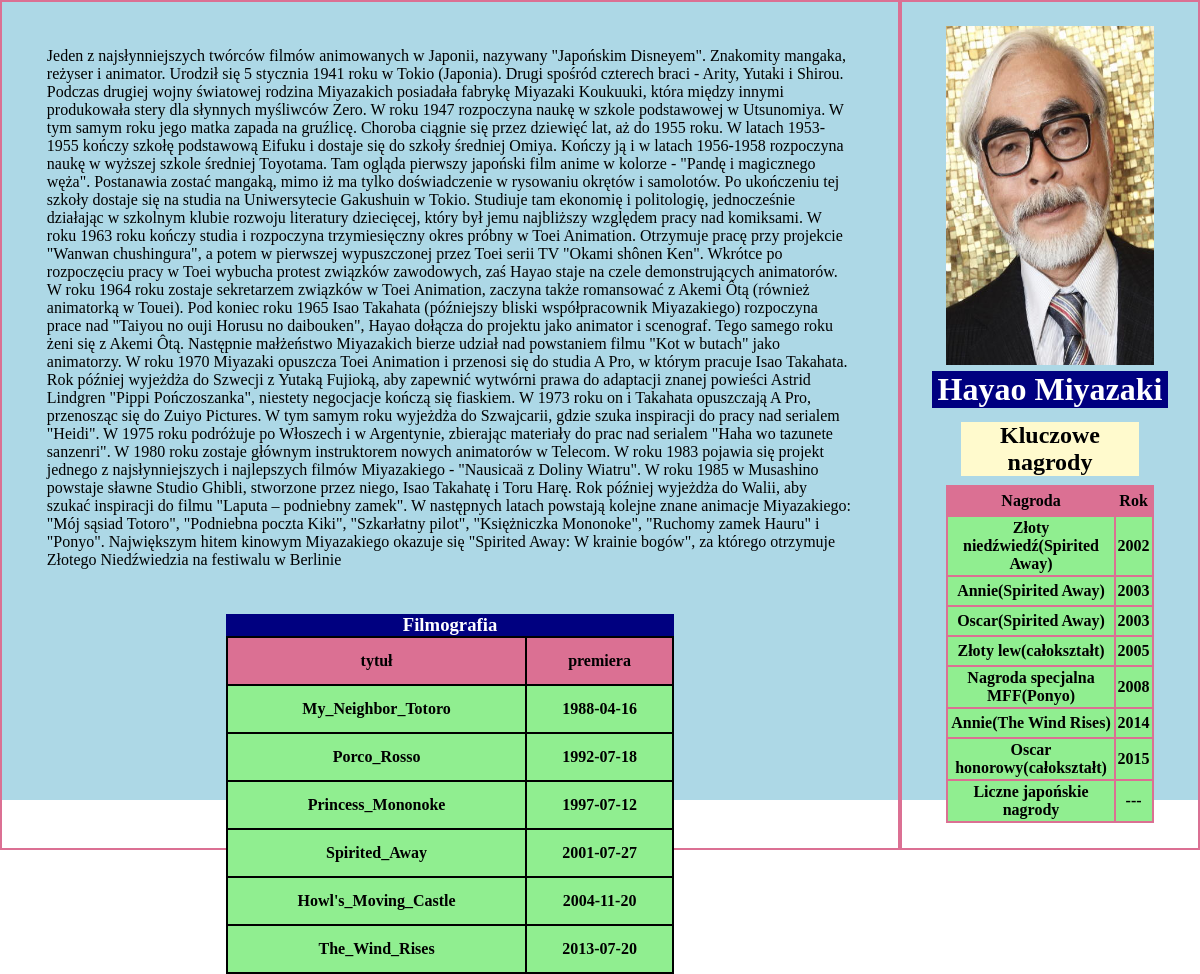
The app's page /miyazaki.php, older data.
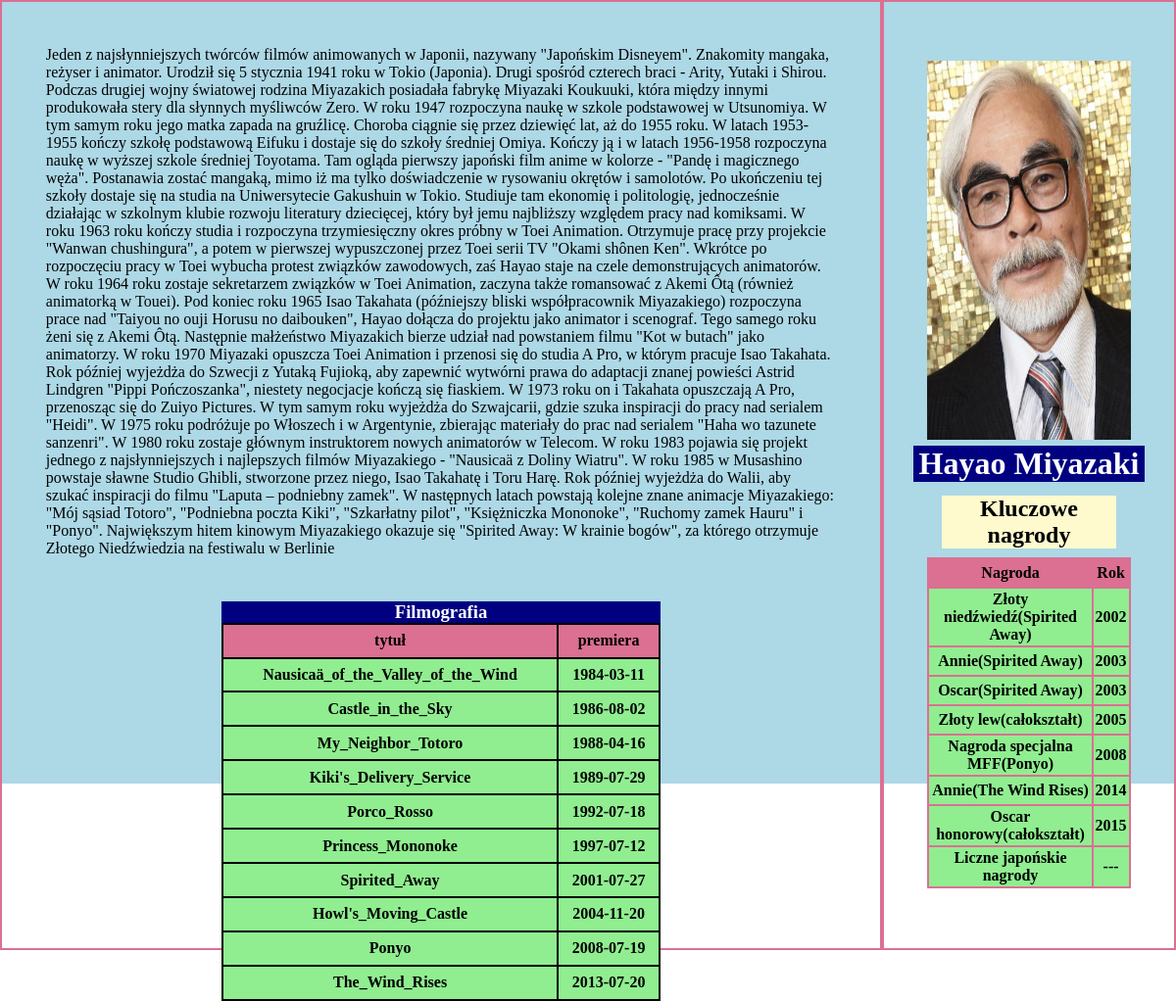
The same page, newer data.
### tables this page shows
CREATE TABLE IF NOT EXISTS `ghibli` (
  `id` int(10) UNSIGNED NOT NULL AUTO_INCREMENT,
  `rezyser` varchar(30) NOT NULL,
  `tytul` varchar(40) NOT NULL,
  `data_premiery` date NOT NULL,
  PRIMARY KEY (`id`)
);

### miyazaki.php (the view, shortened to what the changed rows need)
<html>
    <head>
        <link rel="stylesheet" href="miyazakiphp.css">
    </head>
    <body>
        <div class="container">
            <div class="main item">
                    <?php
            $servername = "localhost";
            $username = "root";
            $password = "";
            $dbname = "sikora";
            $conn = new mysqli($servername, $username, $password, $dbname);
            $result1 = $conn->query("SELECT * FROM ghibli where rezyser='Hayao_Miyazaki' order by data_premiery");
            echo("<table class='tabelka'>");
            echo("<tr class='trtab'>
            <th class='thtab'>tytuł</th>
            <th class='thtab'>premiera</th>
            </tr>");
            while($row=$result1->fetch_assoc() ){
                echo("<tr class='trtab'>");
                echo("<td class='tdtab'>".$row['tytul']."</td>");
                echo("<td class='tdtab'>".$row['data_premiery']."</td>");
                echo("</tr>");
            }
            echo("</table>");
        ?>
                </div>
            <div class="side item">
                <h1>Hayao Miyazaki</h1>
                <h2>Kluczowe nagrody</h2>
                <table>
                    <tr>
                        <th>Nagroda</th>
                        <th>Rok</th>
                    </tr>
                </table>
            </div>
        </div>
    </body>
</html>

Row changes from the older to the newer data that the page shows:
added ghibli: tytul "Nausicaä_of_the_Valley_of_the_Wind", data_premiery "1984-03-11"
added ghibli: tytul "Castle_in_the_Sky", data_premiery "1986-08-02"
added ghibli: tytul "Kiki's_Delivery_Service", data_premiery "1989-07-29"
added ghibli: tytul "Ponyo", data_premiery "2008-07-19"
